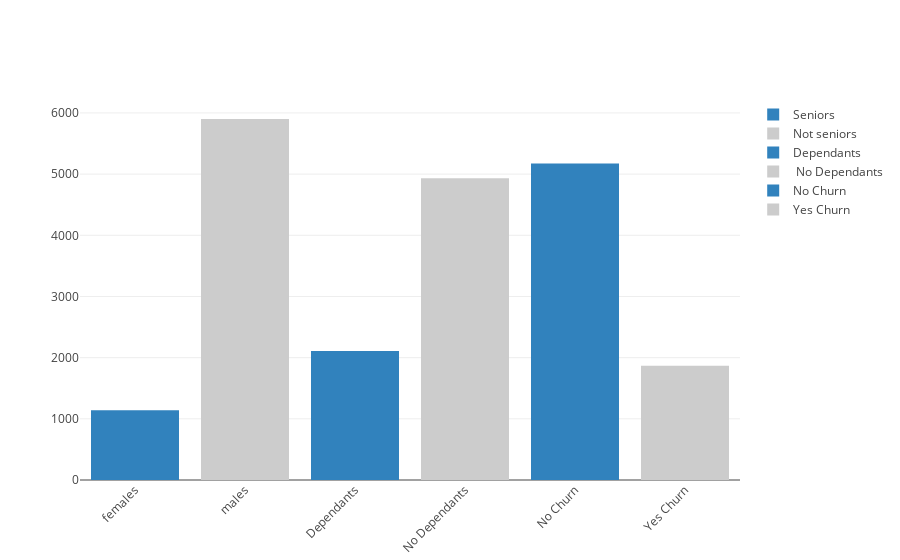

The cell this chart's notebook holds for it:
### Code cell
import pandas as pd
import plotly.graph_objs as go
from plotly.offline import download_plotlyjs, init_notebook_mode, plot, iplot

init_notebook_mode(connected=True)


trace0 = go.Bar(
    x=["females"],
    y=[seniors],
    name='Seniors',
    marker=dict(
        color='rgb(49,130,189)'
    )
)
trace1 = go.Bar(
    x=["males"],
    y=[non_seniors,],
    name='Not seniors',
    marker=dict(
        color='rgb(204,204,204)',
    )
)
trace2 = go.Bar(
    x=['Dependants'],
    y=[total_dependants],
    name='Dependants',
    marker=dict(
        color='rgb(49,130,189)',
    )
)
trace3 = go.Bar(
    x=['No Dependants'],
    y=[no_dependants],
    name=' No Dependants',
    marker=dict(
        color='rgb(204,204,204)',
    )
)
trace4 = go.Bar(
    x=['No Churn'],
    y=[no],
    name='No Churn',
    marker=dict(
        color='rgb(49,130,189)',
    )
)
trace5 = go.Bar(
    x=['Yes Churn'],
    y=[yes],
    name='Yes Churn',
    marker=dict(
        color='rgb(204,204,204)',
    )
)
data = [trace0,trace1,trace2,trace3,trace4,trace5]
layout = go.Layout(
    xaxis=dict(tickangle=-45),
    barmode='group',
)

fig = go.Figure(data=data, layout=layout)
iplot(fig, filename='angled-text-bar')

### Figure 1 — Plotly figure (JSON) as saved in the notebook; plotly's stock layout.template omitted (floating-point values rounded to 4 significant figures)
{"data": [{"marker": {"color": "rgb(49,130,189)"}, "name": "Seniors", "type": "bar", "uid": "57968eaf-8367-424c-9790-893a05431e55", "x": ["females"], "y": [1142]}, {"marker": {"color": "rgb(204,204,204)"}, "name": "Not seniors", "type": "bar", "uid": "2bec1731-26b7-4385-bf25-441debb00702", "x": ["males"], "y": [5901]}, {"marker": {"color": "rgb(49,130,189)"}, "name": "Dependants", "type": "bar", "uid": "896a7c41-23e8-4439-b9bc-d55392ed5b3e", "x": ["Dependants"], "y": [2110]}, {"marker": {"color": "rgb(204,204,204)"}, "name": " No Dependants", "type": "bar", "uid": "a032dd9b-3da2-4f2f-98b2-2d31b8b3bab0", "x": ["No Dependants"], "y": [4933]}, {"marker": {"color": "rgb(49,130,189)"}, "name": "No Churn", "type": "bar", "uid": "e8e53b8a-c4ee-4bfd-9102-99f2b3cc6024", "x": ["No Churn"], "y": [5174]}, {"marker": {"color": "rgb(204,204,204)"}, "name": "Yes Churn", "type": "bar", "uid": "fcf3f697-9410-4602-8717-5b80f7326c60", "x": ["Yes Churn"], "y": [1869]}], "layout": {"barmode": "group", "xaxis": {"tickangle": -45}}}
